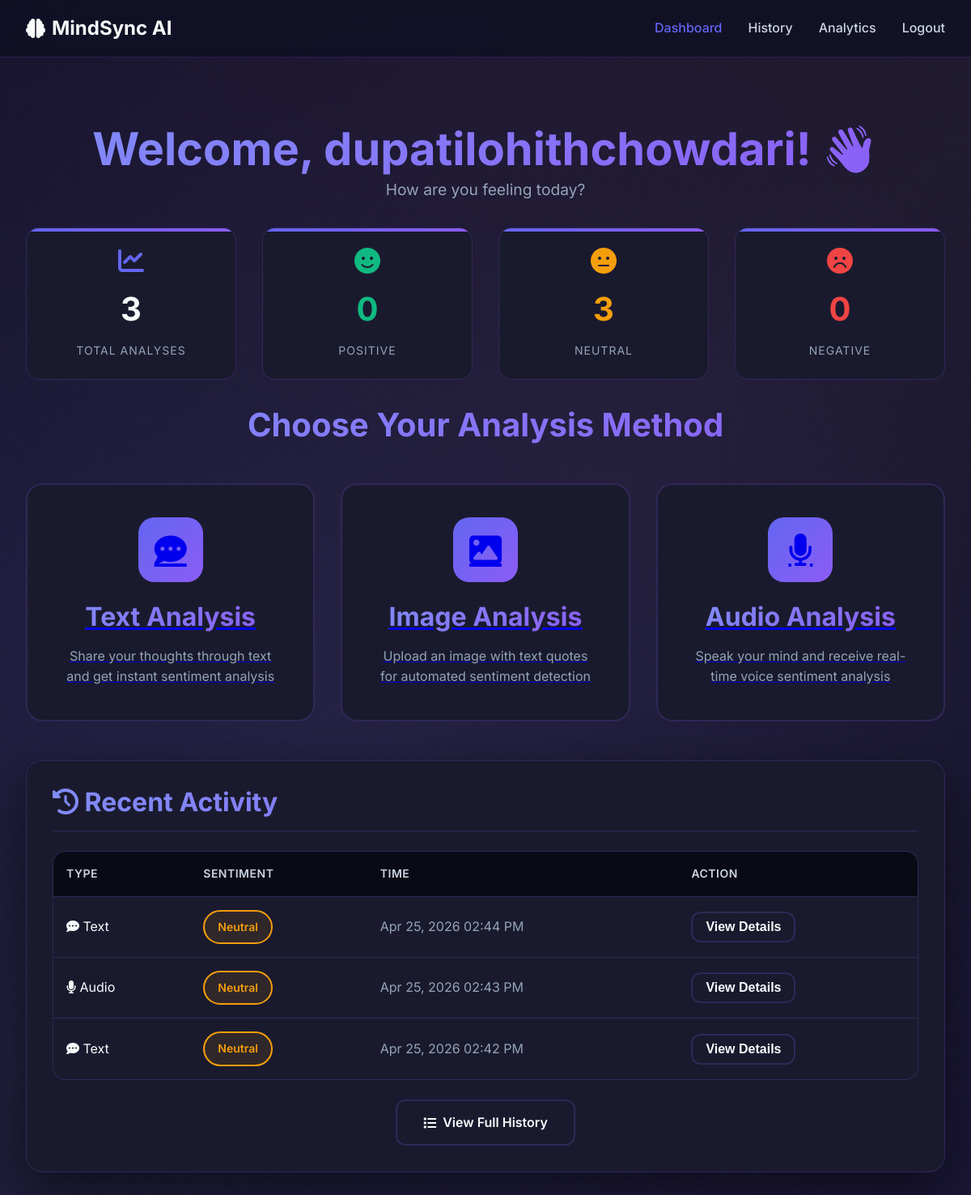
The app's page /dashboard (signed in) with its own data.
### models.py (models this page shows, shortened)
class User(UserMixin, db.Model):
    __tablename__ = 'users'
    id = db.Column(db.Integer, primary_key=True)
    email = db.Column(db.String(120), unique=True, nullable=False)
    password = db.Column(db.String(200), nullable=False)
    created_at = db.Column(db.DateTime, default=lambda: datetime.now(pytz.timezone('Asia/Kolkata')))
    predictions = db.relationship('Prediction', backref='user', lazy=True, cascade='all, delete-orphan')

class Prediction(db.Model):
    __tablename__ = 'predictions'
    id = db.Column(db.Integer, primary_key=True)
    user_id = db.Column(db.Integer, db.ForeignKey('users.id'), nullable=False)
    analysis_type = db.Column(db.String(50), nullable=False)  # text, image, audio
    input_data = db.Column(db.Text, nullable=False)
    sentiment = db.Column(db.String(50), nullable=False)  # positive, neutral, negative
    suggestion = db.Column(db.Text)
    email_sent = db.Column(db.Boolean, default=False)
    timestamp = db.Column(db.DateTime, default=lambda: datetime.now(pytz.timezone('Asia/Kolkata')))

### app.py (the view)
@app.route('/dashboard')
@login_required
def dashboard():
    total_analyses = Prediction.query.filter_by(user_id=current_user.id).count()
    positive_count = Prediction.query.filter_by(user_id=current_user.id, sentiment='positive').count()
    neutral_count = Prediction.query.filter_by(user_id=current_user.id, sentiment='neutral').count()
    negative_count = Prediction.query.filter_by(user_id=current_user.id, sentiment='negative').count()
    recent_predictions = Prediction.query.filter_by(user_id=current_user.id).order_by(Prediction.timestamp.desc()).limit(5).all()
    return render_template('dashboard.html',
                         total=total_analyses,
                         positive=positive_count,
                         neutral=neutral_count,
                         negative=negative_count,
                         recent=recent_predictions)

### app.py (called while the page is built)
@login_manager.user_loader
def load_user(user_id):
    return User.query.get(int(user_id))

### templates/dashboard.html (shortened to what this page needs)
{% extends "base.html" %}
{% block content %}
<section class="section">
    <div class="container">
        <div class="text-center mb-4">
            <h1>Welcome, {{ current_user.email.split('@')[0] }}! 👋</h1>
            <p style="font-size: 1.2rem; color: var(--text-muted);">How are you feeling today?</p>
        </div>
        <div class="grid grid-4 mb-4">
            <div class="stats-card">
                <i class="fas fa-chart-line" style="font-size: 2rem; color: var(--primary);"></i>
                <div class="stats-number">{{ total }}</div>
                <div class="stats-label">Total Analyses</div>
            </div>
            <div class="stats-card">
                <i class="fas fa-smile" style="font-size: 2rem; color: var(--success);"></i>
                <div class="stats-number stats-positive">{{ positive }}</div>
                <div class="stats-label">Positive</div>
            </div>
            <div class="stats-card">
                <i class="fas fa-meh" style="font-size: 2rem; color: var(--warning);"></i>
                <div class="stats-number stats-neutral">{{ neutral }}</div>
                <div class="stats-label">Neutral</div>
            </div>
            <div class="stats-card">
                <i class="fas fa-frown" style="font-size: 2rem; color: var(--danger);"></i>
                <div class="stats-number stats-negative">{{ negative }}</div>
                <div class="stats-label">Negative</div>
            </div>
        </div>
        <h2 class="text-center mb-4">Choose Your Analysis Method</h2>
        <div class="dashboard-options">
            <a href="{{ url_for('text_analysis') }}" class="option-card">
                <div class="option-icon">
                    <i class="fas fa-comment-dots"></i>
                </div>
                <h3>Text Analysis</h3>
                <p>Share your thoughts through text and get instant sentiment analysis</p>
            </a>
            <a href="{{ url_for('image_analysis') }}" class="option-card">
                <div class="option-icon">
                    <i class="fas fa-image"></i>
                </div>
                <h3>Image Analysis</h3>
                <p>Upload an image with text quotes for automated sentiment detection</p>
            </a>
            <a href="{{ url_for('audio_analysis') }}" class="option-card">
                <div class="option-icon">
                    <i class="fas fa-microphone"></i>
                </div>
                <h3>Audio Analysis</h3>
                <p>Speak your mind and receive real-time voice sentiment analysis</p>
            </a>
        </div>
        {% if recent %}
        <div class="card mt-4">
            <div class="card-header">
                <h3><i class="fas fa-history"></i> Recent Activity</h3>
            </div>
            <div class="card-body">
                <div class="table-container">
                    <table>
                        <thead>
                            <tr>
                                <th>Type</th>
                                <th>Sentiment</th>
                                <th>Time</th>
                                <th>Action</th>
                            </tr>
                        </thead>
                        <tbody>
                            {% for pred in recent %}
                            <tr>
                                <td>
                                    <i class="fas fa-{{ 'comment-dots' if pred.analysis_type == 'text' else 'image' if pred.analysis_type == 'image' else 'microphone' }}"></i>
                                    {{ pred.analysis_type.title() }}
                                </td>
                                <td>
                                    <span class="sentiment-badge sentiment-{{ pred.sentiment }}">
                                        {{ pred.sentiment.title() }}
                                    </span>
                                </td>
                                <td style="color: var(--text-muted);">
                                    {{ pred.timestamp.strftime('%b %d, %Y %I:%M %p') }}
                                </td>
                                <td>
                                    <button onclick="alert('Suggestion: {{ pred.suggestion[:50] }}...')" class="btn btn-secondary" style="padding: 0.5rem 1rem;">
                                        View Details
                                    </button>
                                </td>
                            </tr>
                            {% endfor %}
                        </tbody>
                    </table>
                </div>
                <div class="text-center mt-3">
                    <a href="{{ url_for('history') }}" class="btn btn-secondary">
                        <i class="fas fa-list"></i>
                        View Full History
                    </a>
                </div>
            </div>
        </div>
        {% endif %}
    </div>
</section>
{% endblock %}

### records on screen
User: email "dupatilohithchowdari"
Prediction: analysis_type "Text", sentiment "Neutral", timestamp "Apr 25, 2026 02:44 PM"
Prediction: analysis_type "Audio", sentiment "Neutral", timestamp "Apr 25, 2026 02:43 PM"
Prediction: analysis_type "Text", sentiment "Neutral", timestamp "Apr 25, 2026 02:42 PM"

### other values on screen
{{ total }} "3"
{{ positive }} "0"
{{ neutral }} "3"
{{ negative }} "0"
